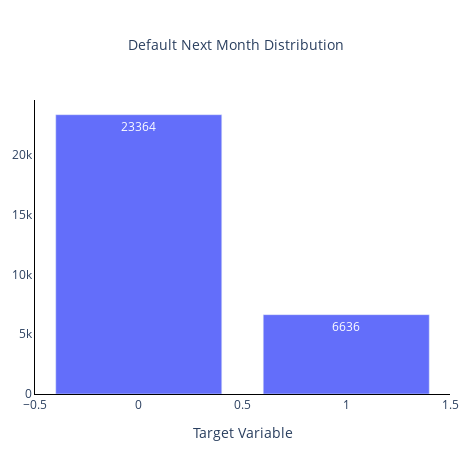

The notebook cell saved with this chart:
### Markdown cell above
## EDA

lets look at the distribution of the following:
- target variable
- sex
- marriage
- Age

### Code cell
# target variable
next_month_default = df["def_pay"].value_counts()
fig = go.Figure()
fig.add_trace(
    go.Bar(x=next_month_default.index, y= next_month_default.values, text=next_month_default.values)
)
fig.update_layout(
      plot_bgcolor="white",
      height=450,
      width=475,
      margin={
          "l":25,
          "r":25,
          "b":25
      },
      title_text="Default Next Month Distribution <br>",
      title={
          "x":0.5,
          "xanchor":"center",
          "font":{
              "size":14
          }
      },
      xaxis_title="Target Variable",
      showlegend=False
  )
fig.update_xaxes(
      showline = True,
      linewidth=1,
      linecolor="black"
  )
fig.update_yaxes(
      showline = True,
      linewidth=1,
      linecolor="black"
  )
fig.show()

### Figure 1 — Plotly figure (JSON) as saved in the notebook; plotly's stock layout.template omitted (floating-point values rounded to 4 significant figures)
{"data": [{"text": [23364, 6636], "type": "bar", "x": [0, 1], "y": [23364, 6636]}], "layout": {"height": 450, "margin": {"b": 25, "l": 25, "r": 25}, "plot_bgcolor": "white", "showlegend": false, "title": {"font": {"size": 14}, "text": "Default Next Month Distribution <br>", "x": 0.5, "xanchor": "center"}, "width": 475, "xaxis": {"linecolor": "black", "linewidth": 1, "showline": true, "title": {"text": "Target Variable"}}, "yaxis": {"linecolor": "black", "linewidth": 1, "showline": true}}}
